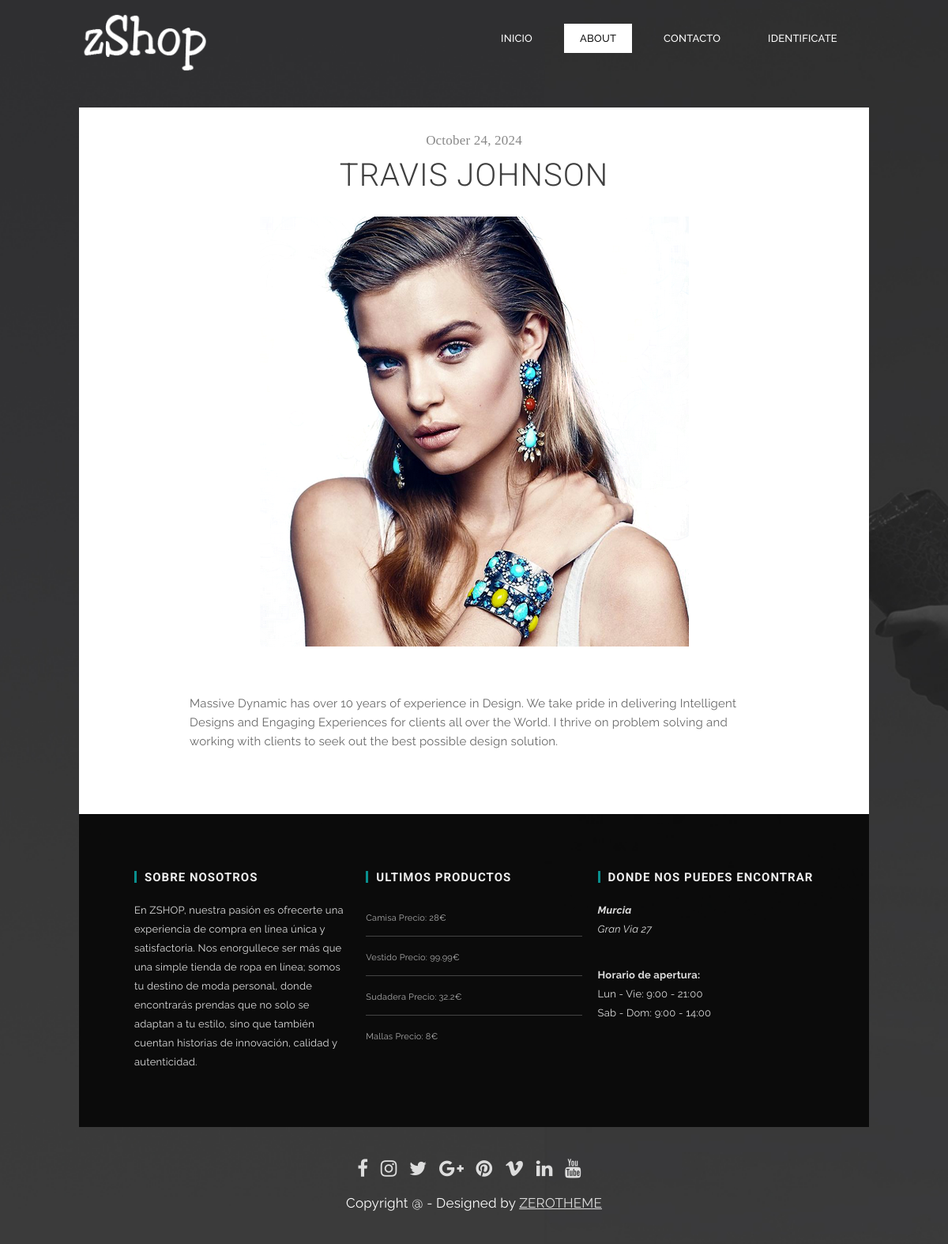
Page /PROYECTO/ver_indefinido.php on the committed database.
### tables this page shows
CREATE TABLE `indefinido` (
  `id` int(11) NOT NULL,
  `nombre` varchar(50) DEFAULT NULL,
  `imagen` varchar(255) DEFAULT NULL,
  `texto` text DEFAULT NULL
);

CREATE TABLE `productos` (
  `id` int(11) NOT NULL,
  `idcat` int(11) NOT NULL,
  `nombre` varchar(200) NOT NULL,
  `detalle` text NOT NULL,
  `precio` float NOT NULL,
  `fecalta` date NOT NULL
);

### PROYECTO/ver_indefinido.php (the view, shortened to what this page needs)
<?php
include 'config.php';
try{
	$con = new PDO($dsn,$usuario,$contrasena);
} catch (PDOException $e){
}
?>
<!DOCTYPE html>
<html lang="en">
<head>
  	<link rel="stylesheet" href="css/zerogrid.css">
	<link rel="stylesheet" href="css/style.css">
    <link href="font-awesome/css/font-awesome.min.css" rel="stylesheet" type="text/css">
	<link rel="stylesheet" href="css/menu.css">
    <link href="owl-carousel/owl.carousel.css" rel="stylesheet">
</head>
<body class="sub-page">
	<div class="wrap-body">
		<header class="main-header">
			<div class="zerogrid">
				<div class="row">
					<div class="col-1-3">
						<a class="site-branding" href="index.php">
							<img src="images/logo.png"/>
						</a>
					</div>
					<div class="col-2-3">
						<div id='cssmenu' class="align-right">
							<ul>
							   <li><a href='index.php'><span>Inicio</span></a></li>
							   <li class="active"><a href='single.html'><span>About</span></a></li>
							   <li><a href='contact.html'><span>Contacto</span></a></li>
							   <li class='last'><a href='login.php'><span>Identificate</span></a></li>
							</ul>
						</div>
					</div>
				</div>
			</div>
		</header>
		<section id="container" class="zerogrid">
			<div class="wrap-container">
				<article class="single-post">
					<div class="row wrap-post">
						<div class="entry-header">
                        <?php
                        try {
                            $sql="SELECT * from indefinido";
                            $stmt=$con->prepare($sql);
                            if  ($stmt->execute()){
                                if  ($fila=$stmt->fetch()){
                                    $fecha= new DateTime();
                                    $fechaN= $fecha->format('F j, Y');
                        ?>
                                    <span class="time"><?=$fechaN?></span>
							        <h1 class="entry-title"><?=$fila['nombre']?></h1>
                                    </div>
						                <div class="post-thumbnail-wrap">
							            <img src="<?=$fila['imagen']?>">
						                </div>
                        <?php
                                }
                            }
                        } catch (PDOException $e){
                            die ("error al conectar". $e->getMessage());
                        }
                        ?>
						<div class="entry-content">
                        <p><?=$fila['texto']?></p>
						</div>
					</div>
				</article>
			</div>
		</section>
		<footer>
			<div class="zerogrid">
				<div class="wrap-footer">
					<div class="row">
						<div class="col-1-3 col-footer-1">
							<div class="wrap-col">
								<h3 class="widget-title">Sobre nosotros</h3>
								<p>En ZSHOP, nuestra pasión es ofrecerte una experiencia de compra en línea única y satisfactoria. Nos enorgullece ser más que una simple tienda de ropa en línea; somos tu destino de moda personal, donde encontrarás prendas que no solo se adaptan a tu estilo, sino que también cuentan historias de innovación, calidad y autenticidad.</p>
							</div>
						</div>
						<div class="col-1-3 col-footer-2">
							<div class="wrap-col">
								<h3 class="widget-title">Ultimos Productos</h3>
								<ul>
								<?php
									try{
									$sql="SELECT nombre, precio FROM productos ORDER BY fecalta LIMIT 4 ";
									$stmt=$con->prepare($sql);
									if	($stmt->execute()){
										while	($fila=$stmt->fetch()){
								?>
											<li><a href="#"><?=$fila['nombre']?> Precio: <?=$fila['precio']?>€</a></li>
								<?php
										}
							        }
									} catch (PDOException $e){
										die ("Error al mostrar datos");
									} catch (Exception $e){
										die ("Error de acceso");
									}
								?>
								</ul>
							</div>
						</div>
						<div class="col-1-3 col-footer-3">
							<div class="wrap-col">
								<h3 class="widget-title">Donde nos puedes encontrar</h3>
								<div class="row">
									<address>
										<strong>Murcia</strong>
										<br>
										Gran Via 27
										<br>
									</address><br>
									<p>
										<strong>Horario de apertura:</strong>
										<br>
										Lun - Vie: 9:00 - 21:00
										<br>
										Sab - Dom: 9:00 - 14:00
									</p>
								</div>
							</div>
						</div>
					</div>
				</div>
				<div class="bottom-footer">
					<div class="bottom-social">
						<a href="#"><i class="fa fa-facebook"></i></a>
						<a href="#"><i class="fa fa-instagram"></i></a>
						<a href="#"><i class="fa fa-twitter"></i></a>
						<a href="#"><i class="fa fa-google-plus"></i></a>
						<a href="#"><i class="fa fa-pinterest"></i></a>
						<a href="#"><i class="fa fa-vimeo"></i></a>
						<a href="#"><i class="fa fa-linkedin"></i></a>
						<a href="#"><i class="fa fa-youtube"></i></a>
					</div>
					<div class="copyright">
						Copyright @ - Designed by <a href="https://www.zerotheme.com">ZEROTHEME</a>
					</div>
				</div>
			</div>
		</footer>
	</div>
</body>
</html>

### PROYECTO/css/zerogrid.css (style rules this page uses)
.zerogrid { width: 1000px; position: relative; margin: 0 auto; padding: 0px; }
.zerogrid:after { content: "\0020"; display: block; height: 0; clear: both; visibility: hidden; }
.zerogrid .row:before,.row:after { content: '\0020'; display: block; overflow: hidden; visibility: hidden; width: 0; height: 0; }
.zerogrid .row:after { clear: both; }
.zerogrid .row { zoom: 1; }
.zerogrid .wrap-col { margin:10px; }
.zerogrid .col-1-2, .zerogrid .col-1-3, .zerogrid .col-2-3, .zerogrid .col-1-4, .zerogrid .col-2-4, .zerogrid .col-3-4, .zerogrid .col-1-5, .zerogrid .col-2-5, .zerogrid .col-3-5, .zerogrid .col-4-5, .zerogrid .col-1-6, .zerogrid .col-2-6, .zerogrid .col-3-6, .zerogrid .col-4-6, .zerogrid .col-5-6 { float:left; display: inline-block; }
.zerogrid .col-1-3,.zerogrid .col-1-3-fixed { width:33.33%; }
.zerogrid .col-2-3,.zerogrid .col-2-3-fixed { width:66.66%; }

### PROYECTO/css/menu.css (style rules this page uses)
#cssmenu { width: auto; padding: 0; line-height: 1; display: block; position: relative; z-index: 9999; margin-top: 15px; }
#cssmenu ul { list-style: none; margin: 0; padding: 0; display: block; }
#cssmenu ul:after, #cssmenu:after { content: " "; display: block; font-size: 0; height: 0; clear: both; visibility: hidden; }
#cssmenu ul li { margin: 0 20px 0 0; padding: 0; display: block; position: relative; }
#cssmenu ul li a { font-size: 13px; text-decoration: none; display: block; margin: 0; -webkit-transition: color .2s ease; -moz-transition: color .2s ease; -ms-transition: color .2s ease; -o-transition: color .2s ease; transition: color .2s ease; -webkit-box-sizing: border-box; -moz-box-sizing: border-box; box-sizing: border-box; }
#cssmenu > ul > li { float: left; }
#cssmenu.align-right > ul { float: right; }
#cssmenu > ul > li:after { content: ""; display: block; position: absolute; width: 100%; height: 0; top: 0; z-index: 0; background: #ffffff; -webkit-transition: height .2s; -moz-transition: height .2s; -ms-transition: height .2s; -o-transition: height .2s; transition: height .2s; }
#cssmenu > ul > li > a { color: #fff; padding: 12px 20px; text-transform: uppercase; z-index: 2; font-weight: 500; position: relative; }
#cssmenu > ul > li:hover:after, #cssmenu > ul > li.active:after { height: 100%; }
#cssmenu > ul > li:hover > a, #cssmenu > ul > li.active > a { color: #131313; }
#cssmenu > ul > li:hover > a:after, #cssmenu > ul > li.active > a:after { background: #000000; }
#cssmenu > ul > li:hover > a:before, #cssmenu > ul > li.active > a:before { border-top-color: #ffffff; }
#cssmenu > ul > li > a { display: block; }
#cssmenu > ul > li { width: auto; }

### rows in the picture
indefinido: nombre "TRAVIS JOHNSON", imagen (picture), texto "Massive Dynamic has over 10 years of experience in Design. We take pride in delivering Intelligent Designs and Engaging Experiences for clients all over the World. I thrive on problem solving and working with clients to seek out the best possible design solution."
productos: nombre "Camisa", precio "28"
productos: nombre "Vestido", precio "99.99"
productos: nombre "Sudadera", precio "32.2"
productos: nombre "Mallas", precio "8"
